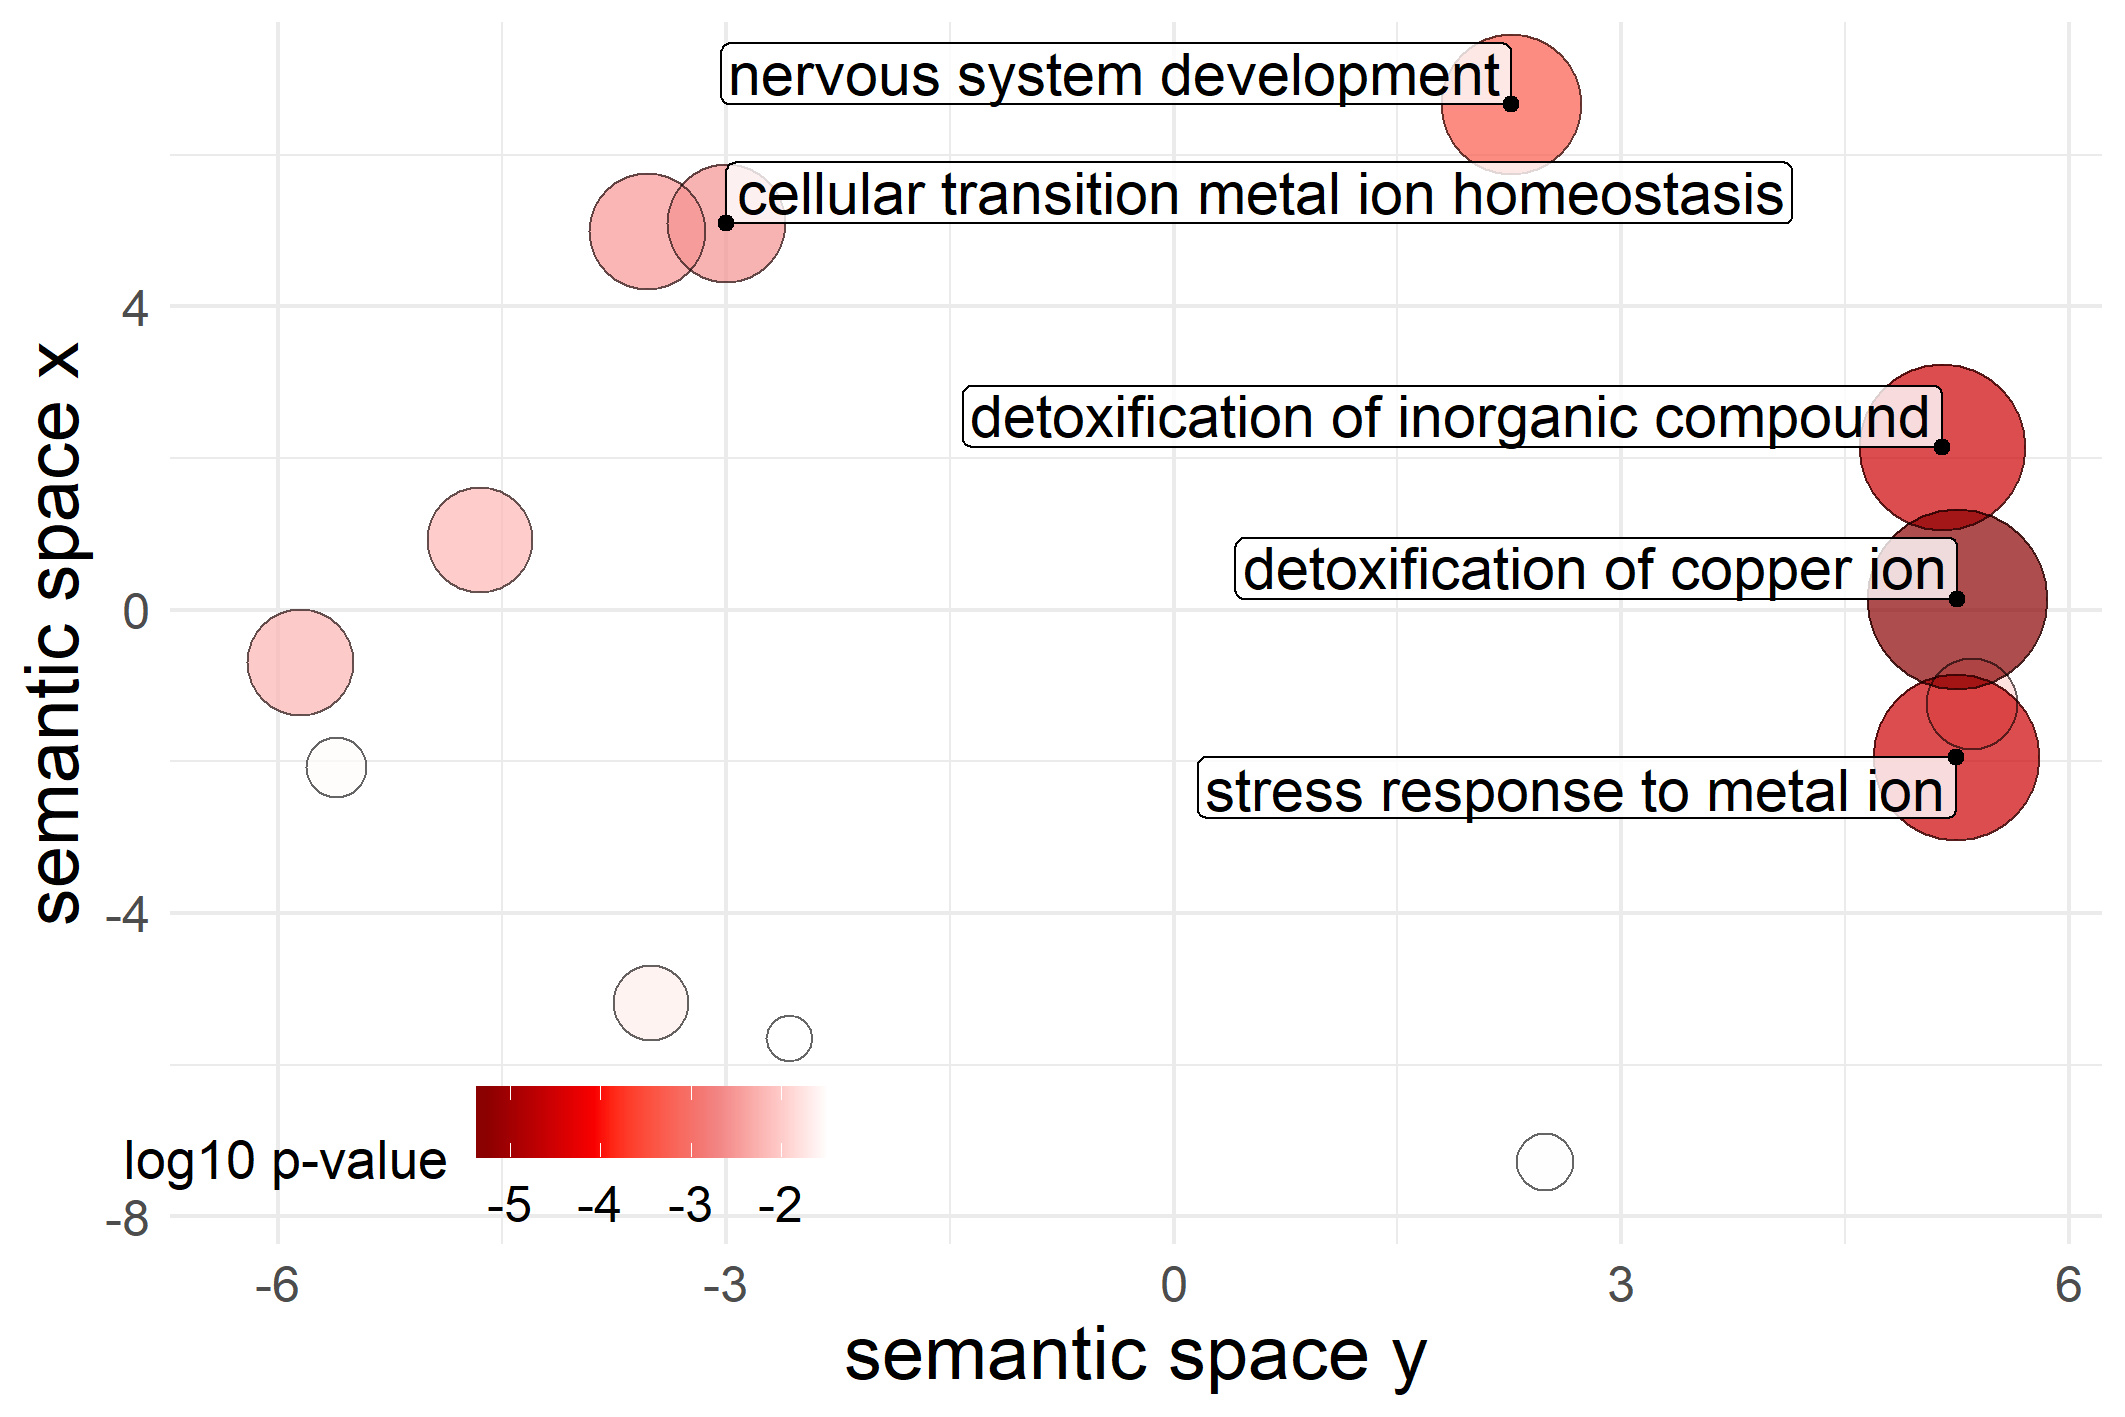

Here is the R script that generated this plot:


# A plotting R script produced by the REVIGO server at http://revigo.irb.hr/
# If you found REVIGO useful in your work, please cite the following reference:
# Supek F et al. "REVIGO summarizes and visualizes long lists of Gene Ontology
# terms" PLoS ONE 2011. doi:10.1371/journal.pone.0021800


# --------------------------------------------------------------------------
# If you don't have the ggplot2 package installed, uncomment the following line:
# install.packages( "ggplot2" );
library( ggplot2 );
# --------------------------------------------------------------------------
# If you don't have the scales package installed, uncomment the following line:
# install.packages( "scales" );
library( scales );


# --------------------------------------------------------------------------
# Here is your data from REVIGO. Scroll down for plot configuration options.

revigo.names <- c("term_ID","description","frequency_%","plot_X","plot_Y","plot_size","log10_p_value","uniqueness","dispensability");
revigo.data <- rbind(c("GO:0010273","detoxification of copper ion", 0.012, 5.252, 0.143, 0.477,-5.2832,0.584,0.000),
c("GO:0046916","cellular transition metal ion homeostasis", 0.496,-2.999, 5.094, 1.940,-2.5884,0.640,0.000),
c("GO:0034773","histone H4-K20 trimethylation", 0.035, 2.489,-7.282, 0.845,-1.5205,0.891,0.001),
c("GO:0089718","amino acid import across plasma membrane", 0.006,-5.856,-0.688, 0.301,-2.2655,0.596,0.007),
c("GO:0007399","nervous system development",12.770, 2.262, 6.665, 3.345,-3.3477,0.897,0.015),
c("GO:0098876","vesicle-mediated transport to the plasma membrane", 0.594,-3.502,-5.193, 2.017,-1.6722,0.787,0.117),
c("GO:0006893","Golgi to plasma membrane transport", 0.294,-2.575,-5.645, 1.716,-1.4988,0.791,0.352),
c("GO:0097501","stress response to metal ion", 0.023, 5.241,-1.938, 0.699,-4.5638,0.690,0.450),
c("GO:0071294","cellular response to zinc ion", 0.110, 5.351,-1.248, 1.301,-1.9164,0.665,0.517),
c("GO:0015800","acidic amino acid transport", 0.144,-5.614,-2.082, 1.415,-1.5408,0.656,0.584),
c("GO:0061687","detoxification of inorganic compound", 0.023, 5.147, 2.150, 0.699,-4.5638,0.778,0.590),
c("GO:0055076","transition metal ion homeostasis", 0.658,-3.533, 4.990, 2.061,-2.5432,0.693,0.644),
c("GO:0001504","neurotransmitter uptake", 0.138,-4.647, 0.924, 1.398,-2.2290,0.614,0.668));

one.data <- data.frame(revigo.data);
names(one.data) <- revigo.names;
one.data <- one.data [(one.data$plot_X != "null" & one.data$plot_Y != "null"), ];
one.data$plot_X <- as.numeric( as.character(one.data$plot_X) );
one.data$plot_Y <- as.numeric( as.character(one.data$plot_Y) );
one.data$plot_size <- as.numeric( as.character(one.data$plot_size) );
one.data$log10_p_value <- as.numeric( as.character(one.data$log10_p_value) );
one.data$frequency <- as.numeric( as.character(one.data$frequency) );
one.data$uniqueness <- as.numeric( as.character(one.data$uniqueness) );
one.data$dispensability <- as.numeric( as.character(one.data$dispensability) );
#head(one.data);


# --------------------------------------------------------------------------
# Names of the axes, sizes of the numbers and letters, names of the columns,
# etc. can be changed below
one.data <- one.data[order(-one.data$log10_p_value),]

p1 <- ggplot( data = one.data );
ex <- tail(one.data[order(abs(one.data$log10_p_value)),],5)
p1 <- p1 + geom_point( aes( plot_X, plot_Y, colour = log10_p_value, size = -log10_p_value), alpha = I(0.7) ) + scale_size_area();
p1 <- p1 + scale_colour_gradientn( colours = c("darkred","red","lightcoral", "white"), limits = c( min(one.data$log10_p_value), max(one.data$log10_p_value)), name="log10 p-value" );
p1 <- p1 + geom_point( aes(plot_X, plot_Y, size = -log10_p_value), shape = 21, fill = "transparent", colour = I (alpha ("black", 0.6) )) + scale_size_area();
p1 <- p1 + scale_size( range=c(5,20), name = NULL, breaks = NULL, labels = NULL)
p1 <- p1 + theme_minimal()
p1 <- p1 + theme(axis.text = element_text(size = 12))
p1 <- p1 + theme(axis.title = element_text(size = 18))
p1 <- p1 + geom_label( data = ex, aes(plot_X, plot_Y, label = description),label.padding = unit(0.15, "lines"), colour = I(alpha("black", 1)), fill=rgb(1,1,1,0.8), size = 5, hjust = "inward",vjust="outward");
p1 <- p1 + geom_point( data = ex, aes(plot_X, plot_Y), shape=19, size = 1.5, colour="black")
p1 <- p1 + labs (y = "semantic space x", x = "semantic space y");
p1 <- p1 + theme(legend.key = element_blank(), legend.position = c(0.16,0.07), legend.direction = "horizontal",legend.text = element_text(size=12),legend.title = element_text(size=13)) ;
one.x_range = max(one.data$plot_X) - min(one.data$plot_X);
one.y_range = max(one.data$plot_Y) - min(one.data$plot_Y);
p1 <- p1 + xlim(min(one.data$plot_X)-one.x_range/40,max(one.data$plot_X)+one.x_range/40);
p1 <- p1 + ylim(min(one.data$plot_Y)-one.y_range/40,max(one.data$plot_Y)+one.y_range/40);


# -----------------------------------------------------------------------
# Output the plot to screen

plot(p1);

# Uncomment the line below to also save the plot to a file.
# The file type depends on the extension (default=pdf).

PWD <- getwd()
ggsave(paste(PWD,"/REVIGO_UPW_BP_significant_PLS2_geneWeights_ztrans_ADJ_LH_PD_Glasser_SW.png",sep=""), 
       scale=1.2, plot=p1, width=15, height=10, units="cm")
